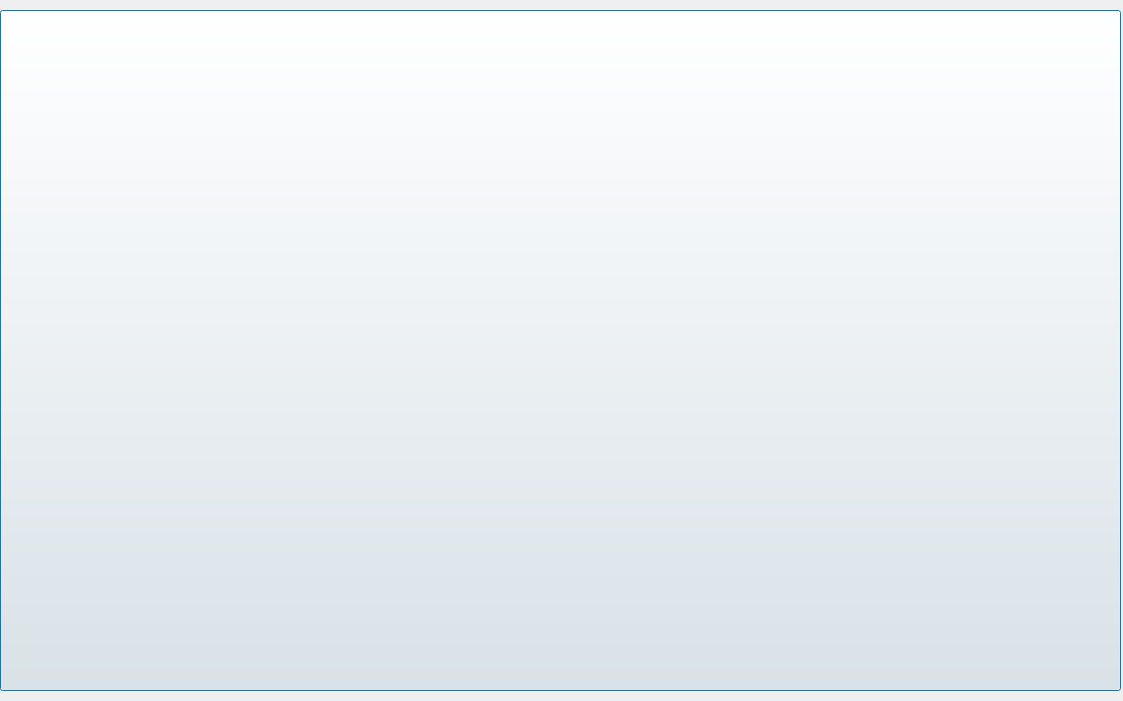
<?xml version="1.0" encoding="UTF-8"?>
<ui version="4.0">
 <class>Dialog</class>
 <widget class="QDialog" name="Dialog">
  <property name="geometry">
   <rect>
    <x>0</x>
    <y>0</y>
    <width>1123</width>
    <height>701</height>
   </rect>
  </property>
  <property name="font">
   <font>
    <pointsize>16</pointsize>
   </font>
  </property>
  <property name="windowTitle">
   <string>Dialog</string>
  </property>
  <widget class="QPushButton" name="pushNormal">
   <property name="geometry">
    <rect>
     <x>0</x>
     <y>10</y>
     <width>1121</width>
     <height>681</height>
    </rect>
   </property>
   <property name="styleSheet">
    <string notr="true">image: url(:/Icon/normal.png);</string>
   </property>
   <property name="text">
    <string/>
   </property>
   <property name="default">
    <bool>false</bool>
   </property>
  </widget>
  <widget class="QGroupBox" name="mainGroup">
   <property name="geometry">
    <rect>
     <x>220</x>
     <y>70</y>
     <width>681</width>
     <height>531</height>
    </rect>
   </property>
   <property name="title">
    <string/>
   </property>
   <widget class="QPushButton" name="pushQR">
    <property name="geometry">
     <rect>
      <x>370</x>
      <y>70</y>
      <width>201</width>
      <height>201</height>
     </rect>
    </property>
    <property name="font">
     <font>
      <pointsize>16</pointsize>
     </font>
    </property>
    <property name="styleSheet">
     <string notr="true">QWidget{border-radius : 100px; background-color : white; border : 2px solid black; color : black;}
QWidget:hover{background-color : rgb(200, 200, 200);}
QWidget:pressed{background-color:rgb(50, 50, 50);}</string>
    </property>
    <property name="text">
     <string>QR 인식</string>
    </property>
   </widget>
   <widget class="QPushButton" name="pushRegister">
    <property name="geometry">
     <rect>
      <x>120</x>
      <y>70</y>
      <width>201</width>
      <height>201</height>
     </rect>
    </property>
    <property name="font">
     <font>
      <pointsize>16</pointsize>
     </font>
    </property>
    <property name="styleSheet">
     <string notr="true">QWidget{border-radius : 100px; background-color : white; border : 2px solid black; color : black;}
QWidget:hover{background-color : rgb(200, 200, 200);}
QWidget:pressed{background-color:rgb(50, 50, 50);}</string>
    </property>
    <property name="text">
     <string>방문객 정보 등록</string>
    </property>
   </widget>
   <widget class="QPushButton" name="pushGuide">
    <property name="geometry">
     <rect>
      <x>120</x>
      <y>300</y>
      <width>201</width>
      <height>201</height>
     </rect>
    </property>
    <property name="font">
     <font>
      <pointsize>16</pointsize>
     </font>
    </property>
    <property name="styleSheet">
     <string notr="true">QWidget{border-radius : 100px; background-color : white; border : 2px solid black; color : black;}
QWidget:hover{background-color : rgb(200, 200, 200);}
QWidget:pressed{background-color:rgb(50, 50, 50);}</string>
    </property>
    <property name="text">
     <string>가이드</string>
    </property>
   </widget>
   <widget class="QPushButton" name="pushCommute">
    <property name="geometry">
     <rect>
      <x>370</x>
      <y>300</y>
      <width>201</width>
      <height>201</height>
     </rect>
    </property>
    <property name="font">
     <font>
      <pointsize>16</pointsize>
     </font>
    </property>
    <property name="styleSheet">
     <string notr="true">QWidget{border-radius : 100px; background-color : white; border : 2px solid black; color : black;}
QWidget:hover{background-color : rgb(200, 200, 200);}
QWidget:pressed{background-color:rgb(50, 50, 50);}</string>
    </property>
    <property name="text">
     <string>출 / 퇴근 처리</string>
    </property>
   </widget>
  </widget>
  <widget class="QGroupBox" name="cameraGroup">
   <property name="geometry">
    <rect>
     <x>220</x>
     <y>70</y>
     <width>681</width>
     <height>531</height>
    </rect>
   </property>
   <property name="title">
    <string/>
   </property>
   <widget class="QLabel" name="frame">
    <property name="geometry">
     <rect>
      <x>40</x>
      <y>30</y>
      <width>601</width>
      <height>471</height>
     </rect>
    </property>
    <property name="frameShape">
     <enum>QFrame::StyledPanel</enum>
    </property>
    <property name="text">
     <string/>
    </property>
   </widget>
  </widget>
  <zorder>mainGroup</zorder>
  <zorder>cameraGroup</zorder>
  <zorder>pushNormal</zorder>
 </widget>
 <resources>
  <include location="resource.qrc"/>
 </resources>
 <connections/>
</ui>
